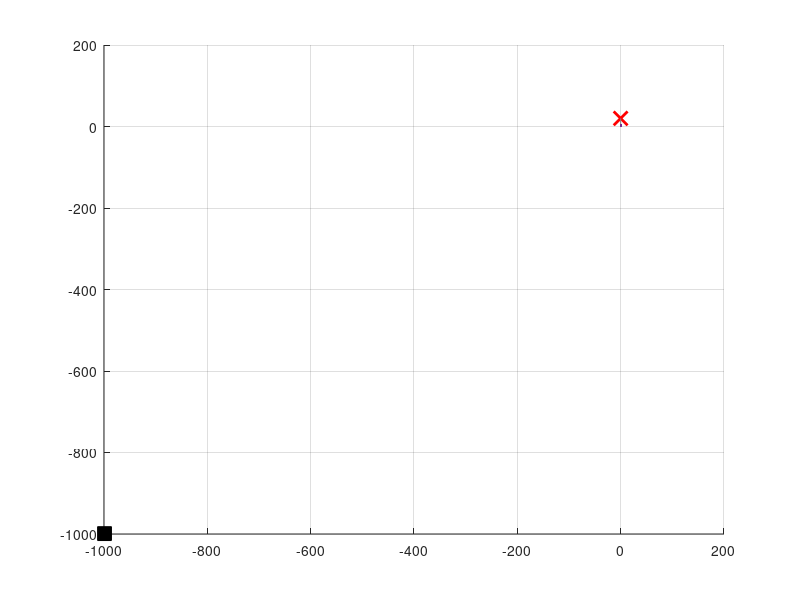

The MATLAB script that drew this image: (Note: this script raises an error after producing the figure.)
%% PLOTS 
close all;
load("results_ua_nc.mat")
x1 = x;
x_hat1 = x_hat;
u1=u;
y1=y;
t1 = t;
state1 = state;
load("results_ua_c.mat")
x2 = x;
x_hat2 = x_hat;
u2=u;
y2=y;
t2 = t;
Pd = [10,10,deg2rad(90)];
state2 = state;

% XY plot
fig = figure(); hold on; grid on;
% docking station for legend
plot(-999,-999, 's', 'MarkerEdgeColor', 'black', 'MarkerFaceColor', 'black', 'MarkerSize', 10);
% homing point
plot(0,20, 'x', 'MarkerEdgeColor', 'red', 'MarkerFaceColor', 'red', 'MarkerSize', 10, 'LineWidth',2);
% path 
plot([0,0], [0,20], '--', 'Color',[0.5,0.5,0.5], LineWidth=2);
% No currents
xy1 = Rot(-Pd(3))*(x1(1:2,:) - Pd(1:2)'); plot(xy1(2,:), xy1(1,:), Color=[0 0.4470 0.7410], LineWidth=2)
% Currents
xy2 = Rot(-Pd(3))*(x2(1:2,:) - Pd(1:2)'); plot(xy2(2,:), xy2(1,:), Color=[ 0.4980 0.6509 0.3216], LineWidth=2)
% draw DS
plotFilledTriangle([0,0], .5, 0, 'black');
% draw auv at given positions
nr_samples = 8;
samples_time = [t(1:int32(length(t)/(nr_samples-1)):end-40)]; 
a = find(ismember(t, samples_time) == 1);
samples_mvector = [xy1(2,a); xy1(1,a); x1(3,a)-Pd(3)].';        
for i = 1:length(samples_mvector)
    GTF_Simulink_PlotAUV([samples_mvector(i,1),samples_mvector(i,2),0], [0,0,-samples_mvector(i,3)*180/pi-90], 0.1, 0, [0.9290 0.6940 0.1250],1);
end
% draw auv at given positions
nr_samples = 7;
samples_time = [t(1:int32(length(t)/(nr_samples-1)):end-40)]; 
a = find(ismember(t, samples_time) == 1);
samples_mvector = [xy2(2,a); xy2(1,a); x2(3,a)-Pd(3)].';        
for i = 1:length(samples_mvector)
    GTF_Simulink_PlotAUV([samples_mvector(i,1),samples_mvector(i,2),0], [0,0,-samples_mvector(i,3)*180/pi-90], 0.1, 0, [0.9333,0.0275,0],1);
end
drawArrow([12,2],0.5,-90,[ 0.4980 0.6509 0.3216])
text(12, 4, 'Current = 0.2 m/s', 'HorizontalAlignment', 'center', 'Color', [ 0.4980 0.6509 0.3216], 'FontSize', 12);
%annotation('arrow', [16, 12], [2, 2], 'Color', 'G', 'LineWidth', 2, 'HeadStyle', 'cback2', 'HeadLength', 10, 'HeadWidth', 10);
%text(text_x, text_y, 'Important Trend', 'HorizontalAlignment', 'center', 'Color', 'r', 'FontSize', 12);

%labels and shit
xlabel('$y^{\mathcal{D}}$ [m]', 'Interpreter','latex'); ylabel('$x^{\mathcal{D}}$ [m]','Interpreter','latex');
legend('Docking Station', 'Homing Point','Reference Trajectory','No Current','Current 0.2 m/s', 'Location', 'best'); 

xlim([-2 20.5])
ylim([-2 20.5])
%axis equal
set(gcf, 'Position', [100, 100, 600, 600]); 
print(fig, '../../imagens_pic/xy_ua.png', '-dpng', '-r300'); 


% heading plot
fig = figure();hold on; grid on;
yaw1 = wrapTo360(rad2deg(x1(3,:)-Pd(3)));
yaw2 = wrapTo360(rad2deg(x2(3,:)-Pd(3)));
plot(t1,yaw1, Color=[0 0.4470 0.7410], LineWidth=2) 
plot(t2,yaw2, Color=[0.4980 0.6509 0.3216], LineWidth=2)
legend('No Current','Current 0.2 m/s', 'Location', 'best'); 
xlim([min(t), max(t) ]);
ylim([min(min(yaw1),min(yaw2))-2, max(max(yaw1),max(yaw2))+2]);
xlabel('Time [s]', 'Interpreter','latex'); ylabel('Heading \psi [º]');
set(gcf, 'Position', [100, 100, 600, 200]); 
print(fig, '../../imagens_pic/yaw_ua.png', '-dpng', '-r300'); 

% veolicty plot
fig = figure();hold on; grid on;
plot(t1, x1(4,:), Color=[0 0.4470 0.7410], LineWidth=2) 
plot(t2, x2(4,:), Color=[0.3010 0.7450 0.9330], LineWidth=2) 
plot(t1, x1(5,:), Color=[0.7647 0.0549 0], LineWidth=2)
plot(t2, x2(5,:), Color=[0.8500 0.3250 0.0980], LineWidth=2) 
legend('Surge, No current','Surge, Current','Sway, No current','Sway, Current', 'Location', 'best'); 
xlim([min(t), max(t) ]);
xlabel('Time [s]', 'Interpreter','latex'); ylabel('Speed [m/s]');
set(gcf, 'Position', [100, 100, 600, 200]); 
print(fig, '../../imagens_pic/uv_ua.png', '-dpng', '-r300'); 


% filter errors
fig = figure();hold on; grid on;
% position
yyaxis left;
error = sqrt((x_hat1(1,2:end)-xy1(1,2:end)).^2 + (x_hat1(2,2:end)-xy1(2,2:end)).^2 ) ;
plot(t1(2:end),error, Color=[0 0.4470 0.7410], LineWidth=2) 
ylabel('Position Error ($\hat{P} - P$) [m]', 'Interpreter', 'latex');
ylim([min(error)-0.1, max(error)+0.1]);
set(gca, 'ycolor', [0 0.4470 0.7410]); 
% heading
yyaxis right;
error = 180/pi*wrapToPi(x_hat1(5,3:end)-x1(3,3:end)+Pd(3));
plot(t1(3:end),error, Color=[0.8500 0.3250 0.0980], LineWidth=2) 
ylabel('Heading Error ($\hat{\psi} - \psi$) [$^\circ$]', 'Interpreter', 'latex');
ylim([min(error)-2, max(error)+2]);
set(gca, 'ycolor', [0.8500 0.3250 0.0980]); 
xlabel('Time [s]', 'Interpreter','latex');
xlim([min(t), max(t) ])
set(gcf, 'Position', [100, 100, 600, 200]);
print(fig, '../../imagens_pic/filter_error_ua.png', '-dpng', '-r300'); 


% cross track error
fig = figure();hold on; grid on;
a = find(state==2);
error = xy1(2,a);
plot(t1(a),error, Color=[0,0,0], LineWidth=2)
error = xy2(2,a);
plot(t2(a),error, Color=[0.7647 0.0549 0], LineWidth=2)
legend('No Current','Current 0.2 m/s', 'Location', 'best'); 
xlim([min(t1(a)), max(t1(a)) ]);
xlabel('Time [s]', 'Interpreter','latex'); ylabel('Cross-track Error [m]','Interpreter','latex');
set(gcf, 'Position', [100, 100, 600, 200]); 
print(fig, '../../imagens_pic/cross_track_ua.png', '-dpng', '-r300'); 

% heading error
fig = figure();hold on; grid on;
a = find(state==2);
error1 = 180/pi*wrapToPi(pi-x1(3,a)+Pd(3));
plot(t1(a),error1, Color=[0,0,0], LineWidth=2) 
error2 = 180/pi*wrapToPi(pi-x2(3,a)+Pd(3));
plot(t2(a),error2, Color=[0.7647 0.0549 0], LineWidth=2) 
legend('No Current','Current 0.2 m/s', 'Location', 'best'); 
ylim([min(min(error1),min(error2))-2, max(max(error1),max(error2))+2]);
xlim([min(t1(a)), max(t1(a)) ]);
xlabel('Time [s]', 'Interpreter','latex'); ylabel('Orientation Error [º]','Interpreter','latex');
set(gcf, 'Position', [100, 100, 600, 200]); 
print(fig, '../../imagens_pic/alignment_error_ua.png', '-dpng', '-r300'); 

% % control errors ig
% fig = figure();hold on; grid on;
% a = find(state==2);
% % position
% yyaxis left;
% error = xy2(2,a);
% plot(t2(a),error, Color=[0.1059 0.3686 0.1255], LineWidth=2)
% ylabel('Cross-track Error [m]','Interpreter','latex');
% set(gca, 'ycolor', [0.1059 0.3686 0.1255]); 
% % heading
% yyaxis right;
% error = 180/pi*wrapToPi(pi-x2(3,a)+Pd(3));
% plot(t2(a),error, Color=[0.6350 0.0780 0.1840], LineWidth=2) 
% ylim([min(error), max(error)+2])
% ylabel('Heading Error [º]');
% set(gca, 'ycolor', [0.6350 0.0780 0.1840]);
% xlim([min(t(a)), max(t(a)) ])
% xlabel('Time [s]', 'Interpreter','latex');
% set(gcf, 'Position', [100, 100, 600, 150]); 
% print(fig, '../../imagens_pic/docking_error_fa_c.png', '-dpng', '-r300'); 
























% a = find(state==2);
% error = xy1(2,a);
% plot(t1(a),error, Color=[0.1059 0.3686 0.1255], LineWidth=2)
% ylabel('Cross-track Error [m]','Interpreter','latex');
% set(gca, 'ycolor', [0,0,0]); 
% % heading
% yyaxis right;
% error = 180/pi*wrapToPi(pi-x1(3,a)+Pd(3));
% plot(t1(a),error, Color=[0.6350 0.0780 0.1840], LineWidth=2) 
% ylim([min(error), max(error)+2])
% ylabel('Heading Error [º]');
% set(gca, 'ycolor', [0.7647 0.0549 0]);
% xlim([min(t(a)), max(t(a)) ])
% xlabel('Time [s]', 'Interpreter','latex');
% set(gcf, 'Position', [100, 100, 600, 150]); 
% print(fig, '../../imagens_pic/docking_error_fa_nc.png', '-dpng', '-r300'); 
